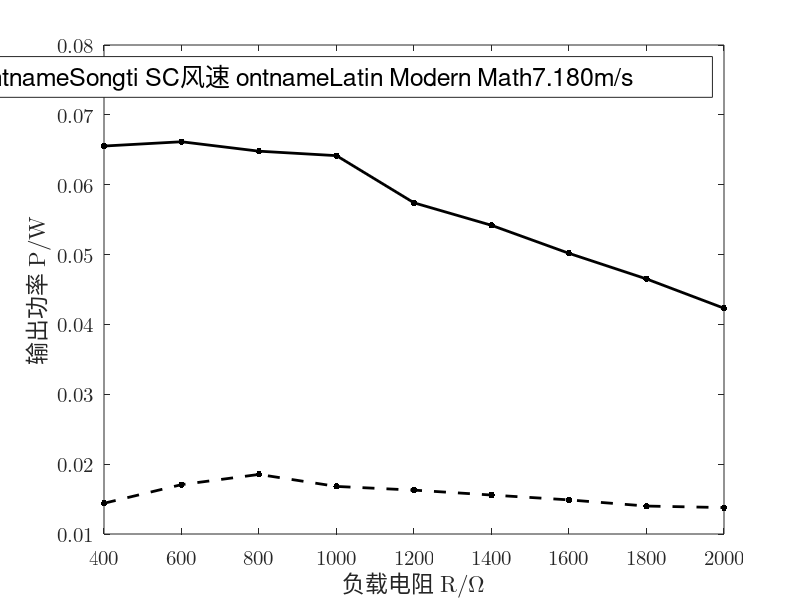

Reproduce this figure in MATLAB.
% u =(10:2:26);
% i =[0.065 0.081 0.099 0.117 0.137 0.156 0.177 0.200 0.220];
% v1=[2.795 3.582 4.286 4.648 5.133 6.056 6.587 7.180 7.803];
% r=0.5*103.84*10^(-3);
% s=pi*r*r;
% rho=1.185;
% p0=u.*i
% p1=0.5.*rho.*s.*(v1.^3)
% ita=p1./p0
%
% subplot(1, 2, 1);
% uv=scatter(u, v1, 200, 'k', '.');
% hold on;
% xlim([10, 26])
% xticks(u)
% set(gca, 'FontName', 'Latin Modern Math', 'FontSize', 15);
% xlabel('\fontname{Songti SC}输入电压 \fontname{Latin Modern Math}U/V');
% ylabel('\fontname{Songti SC}风速 \fontname{Latin Modern Math}V_1/(m/s)');
% box on;
% M=[u' ones(9,1)];
% k=M\(v1');
% v1pre=(M*k)';
%
% plot(u, v1pre, '-k', 'LineWidth', 2);
%
% subplot(1, 2, 2);
% plot(v1, ita, '.-k', 'LineWidth', 2, 'MarkerSize', 15);
% set(gca, 'FontName', 'Latin Modern Math', 'FontSize', 15);
% xlabel('\fontname{Songti SC}风速 \fontname{Latin Modern Math}V_1/(m/s)');
% ylabel('\fontname{Songti SC}转换效率 \fontname{Latin Modern Math}\eta');
%

r=(400:200:2000);
u1=[2.40,3.20,3.85,4.10,4.42,4.67,4.88,5.02,5.25];
u2=[5.12,6.30,7.20,8.01,8.30,8.71,8.96,9.15,9.20];
p1=u1.^2./r
p2=u2.^2./r

plot(r, p1, '.--k', 'LineWidth', 2, 'MarkerSize', 15);
hold on;
plot(r, p2, '.-k', 'LineWidth', 2, 'MarkerSize', 15);
set(gca, 'FontName', 'Latin Modern Math', 'FontSize', 15);

xlim([400, 2000])
xticks(r)

legend(["\fontname{Songti SC}风机电压 \fontname{Latin Modern Math}16V; \fontname{Songti SC}风速 \fontname{Latin Modern Math}4.648m/s", "\fontname{Songti SC}风机电压 \fontname{Latin Modern Math}24V; \fontname{Songti SC}风速 \fontname{Latin Modern Math}7.180m/s"],...
    'FontSize', 18);
xlabel('\fontname{Songti SC}负载电阻 \fontname{Latin Modern Math}R/\Omega');
ylabel('\fontname{Songti SC}输出功率 \fontname{Latin Modern Math}P/W');
